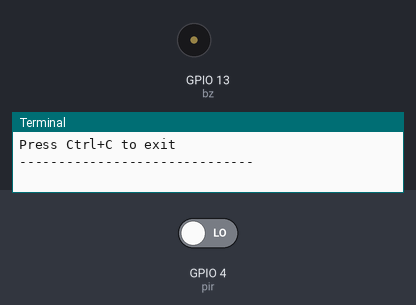
Simulated run of this program. Board: Raspberry Pi (BCM pin numbers). On the bench: buzzer (waves = sounding), the last lines printed to the terminal. The test bench sets the inputs (shaded band); at power-on: GPIO 4 (pir) LOW.

Above: at 1.2 s.
1.3 s: GPIO 4 (pir) driven HIGH
At 6.5 s:
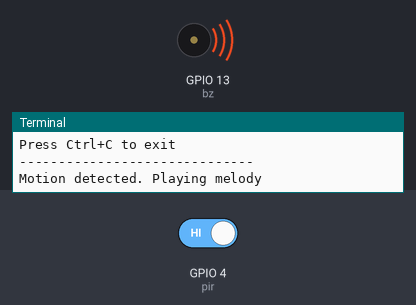
Timing chart, 0 to 10.3 s (numbered marks = the images above; inputs shaded):
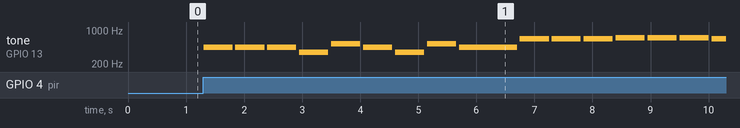

The program:

libgpiod_5_melody.py
```python
# file: libgpiod_5_melody.py
# refer : ch02_Basic/03_Buzzer/buzzer_2.py

from signal import pause
from time import sleep
from gpiozero import MotionSensor, TonalBuzzer
from gpiozero.pins.native import NativeFactory

remote_factory = NativeFactory(
    host='192.168.137.30',
    user='pi',
    password='12345678'
)

pir = MotionSensor(4, pin_factory=remote_factory)
bz = TonalBuzzer(13, pin_factory=remote_factory)

melody_O_Fortuna = [
    (440, 0.5), (440, 0.5), (440, 0.5), (349.23, 0.5), (523.25, 0.5),
    (440, 0.5), (349.23, 0.5), (523.25, 0.5), (440, 1.0), (659.26, 0.5),
    (659.26, 0.5), (659.26, 0.5), (698.46, 0.5), (698.46, 0.5), (698.46, 0.5),
    (659.26, 0.5), (659.26, 0.5), (659.26, 0.5), (698.46, 0.5), (523.25, 0.5),
    (523.25, 0.5), (523.25, 0.5), (440, 0.5), (349.23, 0.5), (523.25, 0.5),
    (440, 0.5), (349.23, 0.5), (523.25, 0.5), (440, 1.5), (659.26, 0.5),
    (440, 0.5), (523.25, 0.5), (523.25, 0.5), (440, 0.5), (349.23, 0.5),
    (523.25, 0.5), (440, 0.5), (349.23, 0.5), (523.25, 0.5), (440, 2.0)
]

def play_melody(melody):
    for freg, duration in melody:
        bz.play(freg)
        sleep(duration)
        bz.stop()
        sleep(0.05)

def motion_detected():
    print('Motion detected. Playing melody')
    play_melody(melody_O_Fortuna)

def motion_not_detected():
    print('Motion not detected. Stopping melody')
    bz.stop()

pir.when_motion = motion_detected
pir.when_no_motion = motion_not_detected

print('Press Ctrl+C to exit')
print('-'*30)

try:
    pause()

except KeyboardInterrupt:
    print('Stopped by Ctrl+C.')
except Exception as err:
    print(f'Error : {err}')

finally:
    remote_factory.close()
    print('Finished.')
```

Measured:
- after the input at 1.3 s, tone on GPIO 13 (bz): plays 440 Hz for 0.50 s, 440 Hz for 0.50 s, 440 Hz for 0.50 s, 349 Hz for 0.50 s, 523 Hz for 0.50 s, 440 Hz for 0.50 s … (16 notes in this stretch), starting at once
